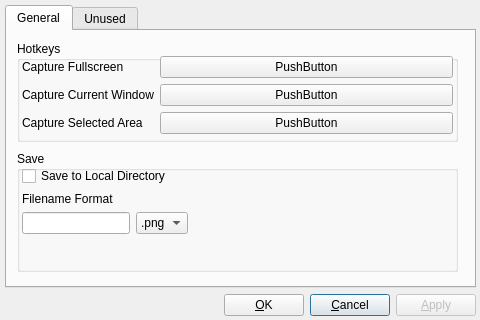
<?xml version="1.0" encoding="UTF-8"?>
<ui version="4.0">
 <class>settings</class>
 <widget class="QDialog" name="settings">
  <property name="windowModality">
   <enum>Qt::ApplicationModal</enum>
  </property>
  <property name="geometry">
   <rect>
    <x>0</x>
    <y>0</y>
    <width>480</width>
    <height>320</height>
   </rect>
  </property>
  <property name="sizePolicy">
   <sizepolicy hsizetype="Fixed" vsizetype="Fixed">
    <horstretch>0</horstretch>
    <verstretch>0</verstretch>
   </sizepolicy>
  </property>
  <property name="windowTitle">
   <string>Settings</string>
  </property>
  <widget class="QWidget" name="gridLayoutWidget">
   <property name="geometry">
    <rect>
     <x>0</x>
     <y>0</y>
     <width>481</width>
     <height>321</height>
    </rect>
   </property>
   <layout class="QGridLayout" name="gridLayout">
    <property name="leftMargin">
     <number>5</number>
    </property>
    <property name="topMargin">
     <number>5</number>
    </property>
    <property name="rightMargin">
     <number>5</number>
    </property>
    <property name="bottomMargin">
     <number>5</number>
    </property>
    <item row="1" column="2">
     <widget class="QPushButton" name="cancelButton">
      <property name="text">
       <string>&amp;Cancel</string>
      </property>
     </widget>
    </item>
    <item row="1" column="0">
     <spacer name="horizontalSpacer">
      <property name="orientation">
       <enum>Qt::Horizontal</enum>
      </property>
      <property name="sizeHint" stdset="0">
       <size>
        <width>40</width>
        <height>20</height>
       </size>
      </property>
     </spacer>
    </item>
    <item row="1" column="1">
     <widget class="QPushButton" name="okButton">
      <property name="text">
       <string>&amp;OK</string>
      </property>
     </widget>
    </item>
    <item row="1" column="3">
     <widget class="QPushButton" name="applyButton">
      <property name="enabled">
       <bool>false</bool>
      </property>
      <property name="text">
       <string>&amp;Apply</string>
      </property>
     </widget>
    </item>
    <item row="0" column="0" colspan="4">
     <widget class="QTabWidget" name="tabWidget">
      <property name="currentIndex">
       <number>0</number>
      </property>
      <widget class="QWidget" name="generalTab">
       <attribute name="title">
        <string>General</string>
       </attribute>
       <widget class="QGroupBox" name="hotkeyGroupBox">
        <property name="geometry">
         <rect>
          <x>10</x>
          <y>10</y>
          <width>441</width>
          <height>101</height>
         </rect>
        </property>
        <property name="title">
         <string>Hotkeys</string>
        </property>
        <widget class="QWidget" name="formLayoutWidget">
         <property name="geometry">
          <rect>
           <x>0</x>
           <y>10</y>
           <width>441</width>
           <height>91</height>
          </rect>
         </property>
         <layout class="QFormLayout" name="hotkeyFormLayout">
          <property name="leftMargin">
           <number>5</number>
          </property>
          <property name="topMargin">
           <number>5</number>
          </property>
          <property name="rightMargin">
           <number>5</number>
          </property>
          <property name="bottomMargin">
           <number>5</number>
          </property>
          <item row="0" column="0">
           <widget class="QLabel" name="hotkey1Label">
            <property name="text">
             <string>Capture Fullscreen</string>
            </property>
           </widget>
          </item>
          <item row="1" column="0">
           <widget class="QLabel" name="hotkey2Label">
            <property name="text">
             <string>Capture Current Window</string>
            </property>
           </widget>
          </item>
          <item row="2" column="0">
           <widget class="QLabel" name="hotkey3Label">
            <property name="text">
             <string>Capture Selected Area</string>
            </property>
           </widget>
          </item>
          <item row="0" column="1">
           <widget class="QPushButton" name="hotkey1Button">
            <property name="text">
             <string>PushButton</string>
            </property>
            <property name="checkable">
             <bool>true</bool>
            </property>
           </widget>
          </item>
          <item row="1" column="1">
           <widget class="QPushButton" name="hotkey2Button">
            <property name="text">
             <string>PushButton</string>
            </property>
            <property name="checkable">
             <bool>true</bool>
            </property>
           </widget>
          </item>
          <item row="2" column="1">
           <widget class="QPushButton" name="hotkey3Button">
            <property name="text">
             <string>PushButton</string>
            </property>
            <property name="checkable">
             <bool>true</bool>
            </property>
           </widget>
          </item>
         </layout>
        </widget>
       </widget>
       <widget class="QGroupBox" name="saveGroupBox">
        <property name="geometry">
         <rect>
          <x>10</x>
          <y>120</y>
          <width>441</width>
          <height>121</height>
         </rect>
        </property>
        <property name="title">
         <string>Save</string>
        </property>
        <widget class="QWidget" name="formLayoutWidget_2">
         <property name="geometry">
          <rect>
           <x>0</x>
           <y>10</y>
           <width>441</width>
           <height>111</height>
          </rect>
         </property>
         <layout class="QFormLayout" name="saveFormLayout">
          <property name="fieldGrowthPolicy">
           <enum>QFormLayout::AllNonFixedFieldsGrow</enum>
          </property>
          <property name="rowWrapPolicy">
           <enum>QFormLayout::DontWrapRows</enum>
          </property>
          <property name="leftMargin">
           <number>5</number>
          </property>
          <property name="topMargin">
           <number>5</number>
          </property>
          <property name="rightMargin">
           <number>5</number>
          </property>
          <property name="bottomMargin">
           <number>5</number>
          </property>
          <item row="0" column="0" colspan="2">
           <widget class="QCheckBox" name="saveToLocalCheckBox">
            <property name="text">
             <string>Save to Local Directory</string>
            </property>
           </widget>
          </item>
          <item row="1" column="0" colspan="2">
           <widget class="QLabel" name="filenameFormatLabel">
            <property name="text">
             <string>Filename Format</string>
            </property>
           </widget>
          </item>
          <item row="2" column="0">
           <widget class="QLineEdit" name="filenameFormatLineEdit">
            <property name="sizePolicy">
             <sizepolicy hsizetype="Maximum" vsizetype="Fixed">
              <horstretch>0</horstretch>
              <verstretch>0</verstretch>
             </sizepolicy>
            </property>
            <property name="maximumSize">
             <size>
              <width>150</width>
              <height>16777215</height>
             </size>
            </property>
            <property name="baseSize">
             <size>
              <width>0</width>
              <height>0</height>
             </size>
            </property>
            <property name="layoutDirection">
             <enum>Qt::RightToLeft</enum>
            </property>
           </widget>
          </item>
          <item row="2" column="1">
           <widget class="QComboBox" name="fileExtensionComboBox">
            <property name="sizePolicy">
             <sizepolicy hsizetype="Fixed" vsizetype="Fixed">
              <horstretch>0</horstretch>
              <verstretch>0</verstretch>
             </sizepolicy>
            </property>
            <item>
             <property name="text">
              <string>.png</string>
             </property>
            </item>
            <item>
             <property name="text">
              <string>.jpg</string>
             </property>
            </item>
            <item>
             <property name="text">
              <string>.gif</string>
             </property>
            </item>
           </widget>
          </item>
         </layout>
        </widget>
       </widget>
      </widget>
      <widget class="QWidget" name="unusedTab">
       <attribute name="title">
        <string>Unused</string>
       </attribute>
      </widget>
     </widget>
    </item>
   </layout>
  </widget>
 </widget>
 <resources/>
 <connections/>
</ui>
